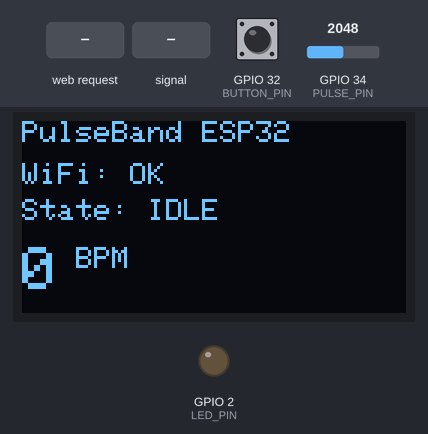
The sketch below on a simulated ESP32. Shown: 128×64 one-colour display, output pins drawn as LEDs (lit = HIGH). The test bench sets the inputs (shaded band); at power-on: GPIO 32 (BUTTON_PIN) HIGH, GPIO 34 (PULSE_PIN) = 2048. WiFi joins after 1.5 s; servers stay silent unless stated; random numbers use the default seed unless the sketch sets one; what the sketch prints to the serial monitor is not drawn.

Above: at 2.7 s.
2.8 s: GPIO 32 (BUTTON_PIN) pulled LOW for 0.15 s
At 4.3 s:
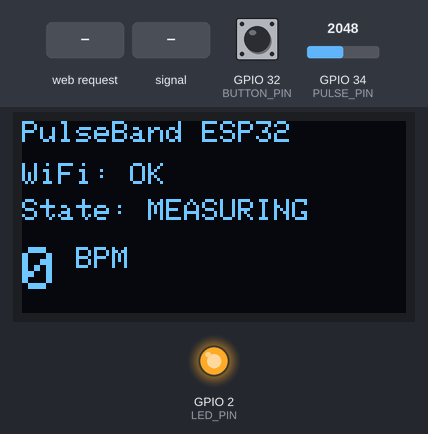
5.1 s: HTTP request GET /api/measure?enabled=0 received
At 5.4 s:
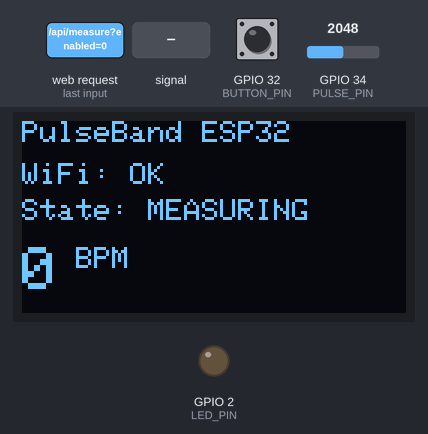
7.1 s: HTTP request GET /api/measure?enabled=1 received
At 7.5 s:
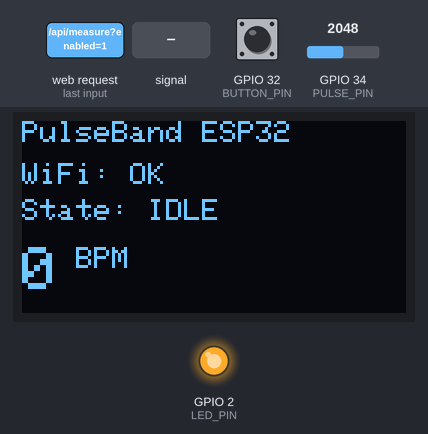
9.1 s: GPIO 34 (PULSE_PIN) fed a 200 Hz sine of ±327 counts around its level
At 10.0 s:
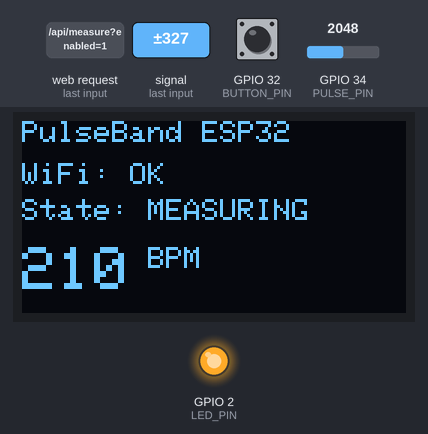
12.1 s: GPIO 32 (BUTTON_PIN) pulled LOW for 1 s
At 13.5 s:
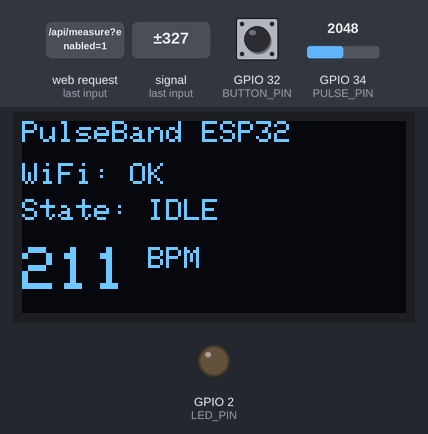
Timing chart, 0 to 15.1 s (numbered marks = the images above; inputs shaded):
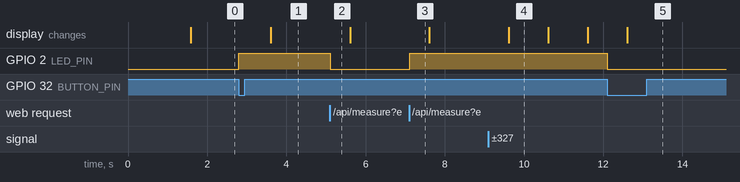

Measured:
- after the input at 2.8 s, GPIO 2 (LED_PIN): LOW → HIGH at once; the display: changes after 0.81 s (image 1)
- after the input at 5.1 s, GPIO 2 (LED_PIN): HIGH → LOW at once
- after the input at 7.1 s, GPIO 2 (LED_PIN): LOW → HIGH at once
- after the input at 9.1 s, the display: changes after 0.51 s (image 4)
- after the input at 12.1 s, GPIO 2 (LED_PIN): HIGH → LOW at once
- what the display in image 4 shows lasts 1.0 s, from 9.6 s to 10.6 s

The sketch:

heart_rate_monitor_improved.ino
```cpp
#include <WiFi.h>
#include <AsyncTCP.h>
#include <ESPAsyncWebServer.h>
#include <ArduinoJson.h>
#include <Wire.h>
#include <Adafruit_GFX.h>
#include <Adafruit_SSD1306.h>

#include "PageIndex.h"

// -----------------------------
// User configuration
// -----------------------------
const char* WIFI_SSID = "YOUR_WIFI_NAME";
const char* WIFI_PASS = "YOUR_WIFI_PASSWORD";

constexpr int PULSE_PIN = 34;
constexpr int LED_PIN = 2;
constexpr int BUTTON_PIN = 32;

constexpr int SCREEN_WIDTH = 128;
constexpr int SCREEN_HEIGHT = 64;
constexpr int OLED_RESET = -1;
Adafruit_SSD1306 display(SCREEN_WIDTH, SCREEN_HEIGHT, &Wire, OLED_RESET);

// Sampling and detection tuning.
constexpr uint32_t SAMPLE_INTERVAL_MS = 4;       // ~250 Hz
constexpr uint32_t MIN_IBI_MS = 280;             // ~214 BPM upper limit
constexpr uint32_t MAX_IBI_MS = 1800;            // ~33 BPM lower limit
constexpr int RELEASE_MARGIN = 24;               // Hysteresis to avoid bounce
constexpr int MIN_DYNAMIC_AMPLITUDE = 45;        // Adaptive threshold floor

constexpr uint16_t LOG_CAPACITY = 900;

struct LogEntry {
  uint32_t elapsedMs;
  uint16_t bpm;
  uint16_t filtered;
};

LogEntry bpmLog[LOG_CAPACITY];
uint16_t logCount = 0;

AsyncWebServer server(80);
AsyncEventSource events("/events");

bool measuring = false;
bool pulseHigh = false;
bool buttonPrev = HIGH;

uint32_t bootMs = 0;
uint32_t lastSampleMs = 0;
uint32_t lastBeatMs = 0;
uint32_t lastPushMs = 0;
uint32_t lastLogMs = 0;

int rawSignal = 0;
int filteredSignal = 0;
int threshold = 1800;
int dynamicMin = 4095;
int dynamicMax = 0;

uint16_t currentBpm = 0;
uint16_t avgBpm = 0;

constexpr uint8_t BPM_SMOOTH_WINDOW = 8;
uint16_t bpmWindow[BPM_SMOOTH_WINDOW] = {0};
uint8_t bpmWindowIndex = 0;
uint8_t bpmWindowCount = 0;

String csvCache;

void updateOled() {
  display.clearDisplay();
  display.setTextSize(1);
  display.setTextColor(SSD1306_WHITE);
  display.setCursor(0, 0);
  display.print("PulseBand ESP32");

  display.setCursor(0, 14);
  display.print("WiFi: ");
  display.print(WiFi.isConnected() ? "OK" : "OFF");

  display.setCursor(0, 26);
  display.print("State: ");
  display.print(measuring ? "MEASURING" : "IDLE");

  display.setTextSize(2);
  display.setCursor(0, 42);
  display.print(currentBpm);
  display.setTextSize(1);
  display.print(" BPM");

  display.display();
}

void pushBpmToWindow(uint16_t value) {
  bpmWindow[bpmWindowIndex] = value;
  bpmWindowIndex = (bpmWindowIndex + 1) % BPM_SMOOTH_WINDOW;
  if (bpmWindowCount < BPM_SMOOTH_WINDOW) {
    bpmWindowCount++;
  }

  uint32_t sum = 0;
  for (uint8_t i = 0; i < bpmWindowCount; i++) {
    sum += bpmWindow[i];
  }
  avgBpm = bpmWindowCount > 0 ? static_cast<uint16_t>(sum / bpmWindowCount) : 0;
}

void clearBpmWindow() {
  memset(bpmWindow, 0, sizeof(bpmWindow));
  bpmWindowIndex = 0;
  bpmWindowCount = 0;
  avgBpm = 0;
}

void appendLog() {
  if (logCount >= LOG_CAPACITY) {
    return;
  }

  bpmLog[logCount].elapsedMs = millis() - bootMs;
  bpmLog[logCount].bpm = currentBpm;
  bpmLog[logCount].filtered = static_cast<uint16_t>(filteredSignal);
  logCount++;
}

String buildCsv() {
  String out = "ElapsedMs,BPM,FilteredSignal\n";
  out.reserve(26UL * (logCount + 1));

  for (uint16_t i = 0; i < logCount; i++) {
    out += String(bpmLog[i].elapsedMs);
    out += ",";
    out += String(bpmLog[i].bpm);
    out += ",";
    out += String(bpmLog[i].filtered);
    out += "\n";
  }
  return out;
}

String buildStateJson() {
  StaticJsonDocument<512> doc;

  doc["uptimeMs"] = millis() - bootMs;

  JsonObject wifi = doc.createNestedObject("wifi");
  wifi["ssid"] = WiFi.SSID();
  wifi["ip"] = WiFi.localIP().toString();
  wifi["rssi"] = WiFi.RSSI();

  JsonObject sensor = doc.createNestedObject("sensor");
  sensor["raw"] = rawSignal;
  sensor["filtered"] = filteredSignal;
  sensor["threshold"] = threshold;

  JsonObject bpm = doc.createNestedObject("bpm");
  bpm["current"] = currentBpm;
  bpm["average"] = avgBpm;

  JsonObject state = doc.createNestedObject("state");
  state["measuring"] = measuring;
  state["samplesLogged"] = logCount;

  String payload;
  serializeJson(doc, payload);
  return payload;
}

void sendEventState() {
  String payload = buildStateJson();
  events.send(payload.c_str(), "message", millis());
}

void resetMeasurement() {
  currentBpm = 0;
  filteredSignal = 0;
  rawSignal = 0;
  dynamicMin = 4095;
  dynamicMax = 0;
  threshold = 1800;
  pulseHigh = false;
  lastBeatMs = 0;
  clearBpmWindow();
  logCount = 0;
}

void processButton() {
  const bool buttonNow = digitalRead(BUTTON_PIN);
  if (buttonPrev == HIGH && buttonNow == LOW) {
    measuring = !measuring;
    digitalWrite(LED_PIN, measuring ? HIGH : LOW);
    if (!measuring) {
      pulseHigh = false;
    }
  }
  buttonPrev = buttonNow;
}

void sampleSensor() {
  rawSignal = analogRead(PULSE_PIN);

  // Single-pole IIR low-pass filter for stable peak extraction.
  filteredSignal = static_cast<int>(0.8f * filteredSignal + 0.2f * rawSignal);

  // Track dynamic range with slow decay so threshold adapts with motion/noise.
  if (filteredSignal < dynamicMin) {
    dynamicMin = filteredSignal;
  } else {
    dynamicMin = min(dynamicMin + 1, 4095);
  }

  if (filteredSignal > dynamicMax) {
    dynamicMax = filteredSignal;
  } else {
    dynamicMax = max(dynamicMax - 1, 0);
  }

  const int amplitude = max(MIN_DYNAMIC_AMPLITUDE, dynamicMax - dynamicMin);
  threshold = dynamicMin + static_cast<int>(amplitude * 0.58f);

  if (!measuring) {
    return;
  }

  const uint32_t now = millis();
  const bool crossing = filteredSignal > threshold;

  if (!pulseHigh && crossing && (now - lastBeatMs > MIN_IBI_MS)) {
    pulseHigh = true;

    if (lastBeatMs != 0) {
      const uint32_t ibi = now - lastBeatMs;
      if (ibi >= MIN_IBI_MS && ibi <= MAX_IBI_MS) {
        currentBpm = static_cast<uint16_t>(60000UL / ibi);
        pushBpmToWindow(currentBpm);
      }
    }

    lastBeatMs = now;
  }

  if (pulseHigh && filteredSignal < (threshold - RELEASE_MARGIN)) {
    pulseHigh = false;
  }
}

void setupRoutes() {
  server.on("/", HTTP_GET, [](AsyncWebServerRequest* request) {
    request->send_P(200, "text/html", PAGE_INDEX);
  });

  server.on("/api/state", HTTP_GET, [](AsyncWebServerRequest* request) {
    String payload = buildStateJson();
    request->send(200, "application/json", payload);
  });

  server.on("/api/measure", HTTP_GET, [](AsyncWebServerRequest* request) {
    if (request->hasParam("enabled")) {
      const String value = request->getParam("enabled")->value();
      measuring = (value == "1" || value == "true" || value == "on");
      digitalWrite(LED_PIN, measuring ? HIGH : LOW);
    }

    if (!measuring) {
      pulseHigh = false;
    }

    request->send(200, "application/json", "{\"ok\":true}");
  });

  server.on("/api/reset", HTTP_GET, [](AsyncWebServerRequest* request) {
    resetMeasurement();
    request->send(200, "application/json", "{\"ok\":true}");
  });

  server.on("/api/log.csv", HTTP_GET, [](AsyncWebServerRequest* request) {
    csvCache = buildCsv();

    AsyncWebServerResponse* response = request->beginResponse(200, "text/csv", csvCache);
    response->addHeader("Content-Disposition", "attachment; filename=PulseBandLog.csv");
    request->send(response);
  });

  events.onConnect([](AsyncEventSourceClient* client) {
    if (client->lastId()) {
      Serial.printf("Client reconnected. Last event ID: %u\n", client->lastId());
    }
    const String payload = buildStateJson();
    client->send(payload.c_str(), "message", millis());
  });

  server.addHandler(&events);
  server.begin();
}

void connectWiFi() {
  WiFi.mode(WIFI_STA);
  WiFi.begin(WIFI_SSID, WIFI_PASS);

  Serial.print("Connecting to WiFi");
  uint8_t retries = 0;

  while (WiFi.status() != WL_CONNECTED && retries < 50) {
    delay(250);
    Serial.print(".");
    retries++;
  }

  Serial.println();
  if (WiFi.status() == WL_CONNECTED) {
    Serial.print("Connected. IP: ");
    Serial.println(WiFi.localIP());
  } else {
    Serial.println("WiFi not connected. Dashboard will be unavailable.");
  }
}

void setup() {
  Serial.begin(115200);

  pinMode(PULSE_PIN, INPUT);
  pinMode(LED_PIN, OUTPUT);
  pinMode(BUTTON_PIN, INPUT_PULLUP);

  digitalWrite(LED_PIN, LOW);

  if (!display.begin(SSD1306_SWITCHCAPVCC, 0x3C)) {
    Serial.println("SSD1306 init failed.");
  }

  display.clearDisplay();
  display.setTextSize(1);
  display.setTextColor(SSD1306_WHITE);
  display.setCursor(0, 0);
  display.println("PulseBand Booting...");
  display.display();

  bootMs = millis();

  connectWiFi();
  setupRoutes();

  updateOled();
}

void loop() {
  processButton();

  const uint32_t now = millis();

  if (now - lastSampleMs >= SAMPLE_INTERVAL_MS) {
    lastSampleMs = now;
    sampleSensor();
  }

  if (measuring && now - lastLogMs >= 1000) {
    lastLogMs = now;
    appendLog();
  }

  if (now - lastPushMs >= 1000) {
    lastPushMs = now;
    sendEventState();
    updateOled();
  }
}
```

Source omitted: PageIndex.h (23840 bytes)
